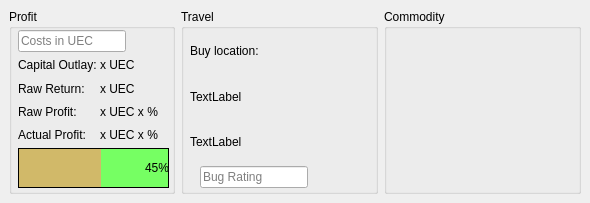
<?xml version="1.0" encoding="UTF-8"?>
<ui version="4.0">
 <class>TradeCard</class>
 <widget class="QDockWidget" name="TradeCard">
  <property name="geometry">
   <rect>
    <x>0</x>
    <y>0</y>
    <width>590</width>
    <height>203</height>
   </rect>
  </property>
  <property name="features">
   <set>QDockWidget::DockWidgetFloatable|QDockWidget::DockWidgetMovable</set>
  </property>
  <property name="allowedAreas">
   <set>Qt::BottomDockWidgetArea</set>
  </property>
  <property name="windowTitle">
   <string>Trade cards</string>
  </property>
  <widget class="QWidget" name="dockWidgetContents">
   <layout class="QHBoxLayout" name="horizontalLayout">
    <item>
     <widget class="QGroupBox" name="groupBoxProfit">
      <property name="sizePolicy">
       <sizepolicy hsizetype="Maximum" vsizetype="Preferred">
        <horstretch>0</horstretch>
        <verstretch>0</verstretch>
       </sizepolicy>
      </property>
      <property name="minimumSize">
       <size>
        <width>0</width>
        <height>0</height>
       </size>
      </property>
      <property name="title">
       <string>Profit</string>
      </property>
      <layout class="QVBoxLayout" name="verticalLayout_4">
       <property name="spacing">
        <number>3</number>
       </property>
       <property name="leftMargin">
        <number>6</number>
       </property>
       <property name="topMargin">
        <number>1</number>
       </property>
       <property name="rightMargin">
        <number>3</number>
       </property>
       <property name="bottomMargin">
        <number>3</number>
       </property>
       <item>
        <layout class="QHBoxLayout" name="horizontalLayoutProfitRow2">
         <item>
          <widget class="QLineEdit" name="lineEditProfitCosts">
           <property name="sizePolicy">
            <sizepolicy hsizetype="Maximum" vsizetype="Fixed">
             <horstretch>0</horstretch>
             <verstretch>0</verstretch>
            </sizepolicy>
           </property>
           <property name="placeholderText">
            <string>Costs in UEC</string>
           </property>
          </widget>
         </item>
         <item>
          <widget class="QPushButton" name="pushButtonProfitCostsSave">
           <property name="sizePolicy">
            <sizepolicy hsizetype="Maximum" vsizetype="Fixed">
             <horstretch>0</horstretch>
             <verstretch>0</verstretch>
            </sizepolicy>
           </property>
           <property name="text">
            <string/>
           </property>
           <property name="icon">
            <iconset>
             <normaloff>rsc/save.ico</normaloff>rsc/save.ico</iconset>
           </property>
           <property name="flat">
            <bool>true</bool>
           </property>
          </widget>
         </item>
        </layout>
       </item>
       <item>
        <layout class="QGridLayout" name="gridLayoutProfitRow1">
         <item row="2" column="0">
          <widget class="QLabel" name="labelProfitRawProfit">
           <property name="text">
            <string>Raw Profit:</string>
           </property>
          </widget>
         </item>
         <item row="0" column="0">
          <widget class="QLabel" name="labelProfitCapital">
           <property name="sizePolicy">
            <sizepolicy hsizetype="Maximum" vsizetype="Preferred">
             <horstretch>0</horstretch>
             <verstretch>0</verstretch>
            </sizepolicy>
           </property>
           <property name="text">
            <string>Capital Outlay:</string>
           </property>
          </widget>
         </item>
         <item row="0" column="1">
          <widget class="QLabel" name="labelProfitCapitalValue">
           <property name="text">
            <string>x UEC</string>
           </property>
          </widget>
         </item>
         <item row="1" column="0">
          <widget class="QLabel" name="labelProfitReturn">
           <property name="sizePolicy">
            <sizepolicy hsizetype="Maximum" vsizetype="Preferred">
             <horstretch>0</horstretch>
             <verstretch>0</verstretch>
            </sizepolicy>
           </property>
           <property name="text">
            <string>Raw Return:</string>
           </property>
          </widget>
         </item>
         <item row="1" column="1">
          <widget class="QLabel" name="labelProfitReturnValue">
           <property name="text">
            <string>x UEC</string>
           </property>
          </widget>
         </item>
         <item row="2" column="1">
          <widget class="QLabel" name="labelProfitRawProfitValue">
           <property name="text">
            <string>x UEC x %</string>
           </property>
          </widget>
         </item>
         <item row="3" column="0">
          <widget class="QLabel" name="labelProfitActualProfit">
           <property name="text">
            <string>Actual Profit:</string>
           </property>
          </widget>
         </item>
         <item row="3" column="1">
          <widget class="QLabel" name="labelProfitActualProfitValue">
           <property name="text">
            <string>x UEC x %</string>
           </property>
          </widget>
         </item>
        </layout>
       </item>
       <item>
        <widget class="QProgressBar" name="progressBarProfit">
         <property name="sizePolicy">
          <sizepolicy hsizetype="Minimum" vsizetype="Preferred">
           <horstretch>0</horstretch>
           <verstretch>0</verstretch>
          </sizepolicy>
         </property>
         <property name="minimumSize">
          <size>
           <width>0</width>
           <height>40</height>
          </size>
         </property>
         <property name="maximumSize">
          <size>
           <width>16777215</width>
           <height>40</height>
          </size>
         </property>
         <property name="autoFillBackground">
          <bool>false</bool>
         </property>
         <property name="styleSheet">
          <string notr="true"> QProgressBar::chunk {
     background-color: #76ff63;
     width: 1px;
 }

 QProgressBar {
     border: 1px solid black;
     background-color: #d1b969;
     border-radius: 0px;
     text-align: right;
 }</string>
         </property>
         <property name="minimum">
          <number>0</number>
         </property>
         <property name="maximum">
          <number>100</number>
         </property>
         <property name="value">
          <number>45</number>
         </property>
         <property name="invertedAppearance">
          <bool>true</bool>
         </property>
        </widget>
       </item>
      </layout>
     </widget>
    </item>
    <item>
     <widget class="QGroupBox" name="groupBoxTravel">
      <property name="title">
       <string>Travel</string>
      </property>
      <layout class="QVBoxLayout" name="verticalLayout_5">
       <property name="spacing">
        <number>3</number>
       </property>
       <property name="leftMargin">
        <number>6</number>
       </property>
       <property name="topMargin">
        <number>1</number>
       </property>
       <property name="rightMargin">
        <number>3</number>
       </property>
       <property name="bottomMargin">
        <number>3</number>
       </property>
       <item>
        <layout class="QGridLayout" name="gridLayoutTravelRow1">
         <item row="0" column="0">
          <widget class="QLabel" name="labelTravelBuyLocation">
           <property name="text">
            <string>Buy location:</string>
           </property>
          </widget>
         </item>
         <item row="1" column="0">
          <widget class="QLabel" name="label">
           <property name="text">
            <string>TextLabel</string>
           </property>
          </widget>
         </item>
         <item row="0" column="1">
          <widget class="QLabel" name="labelTravelBuyLocationValue">
           <property name="text">
            <string/>
           </property>
          </widget>
         </item>
         <item row="2" column="0">
          <widget class="QLabel" name="label_2">
           <property name="text">
            <string>TextLabel</string>
           </property>
          </widget>
         </item>
        </layout>
       </item>
       <item>
        <layout class="QHBoxLayout" name="horizontalLayoutTravelRow2">
         <item>
          <widget class="QLineEdit" name="lineEditTravelBugs">
           <property name="sizePolicy">
            <sizepolicy hsizetype="Maximum" vsizetype="Fixed">
             <horstretch>0</horstretch>
             <verstretch>0</verstretch>
            </sizepolicy>
           </property>
           <property name="placeholderText">
            <string>Bug Rating</string>
           </property>
          </widget>
         </item>
         <item>
          <widget class="QPushButton" name="pushButtonTravelBugsSave">
           <property name="sizePolicy">
            <sizepolicy hsizetype="Maximum" vsizetype="Fixed">
             <horstretch>0</horstretch>
             <verstretch>0</verstretch>
            </sizepolicy>
           </property>
           <property name="text">
            <string/>
           </property>
           <property name="icon">
            <iconset>
             <normaloff>rsc/save.ico</normaloff>rsc/save.ico</iconset>
           </property>
           <property name="flat">
            <bool>true</bool>
           </property>
          </widget>
         </item>
        </layout>
       </item>
      </layout>
     </widget>
    </item>
    <item>
     <widget class="QGroupBox" name="groupBoxCommodity">
      <property name="title">
       <string>Commodity</string>
      </property>
     </widget>
    </item>
   </layout>
  </widget>
 </widget>
 <resources/>
 <connections/>
</ui>
